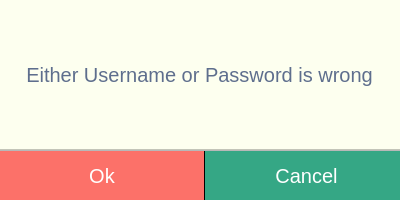
<?xml version="1.0" encoding="UTF-8"?>
<ui version="4.0">
 <class>Dialog</class>
 <widget class="QDialog" name="Dialog">
  <property name="geometry">
   <rect>
    <x>0</x>
    <y>0</y>
    <width>400</width>
    <height>200</height>
   </rect>
  </property>
  <property name="minimumSize">
   <size>
    <width>0</width>
    <height>0</height>
   </size>
  </property>
  <property name="windowTitle">
   <string>Dialog</string>
  </property>
  <property name="styleSheet">
   <string notr="true"/>
  </property>
  <widget class="QFrame" name="btn_frame">
   <property name="geometry">
    <rect>
     <x>-1</x>
     <y>150</y>
     <width>411</width>
     <height>51</height>
    </rect>
   </property>
   <property name="styleSheet">
    <string notr="true">QPushButton{
border-radius:none;
border-right:1px solid;
color:white;
font-size:20px;
font-family:&quot;Open-Sans&quot;,sans-serif;
}
</string>
   </property>
   <property name="frameShape">
    <enum>QFrame::StyledPanel</enum>
   </property>
   <property name="frameShadow">
    <enum>QFrame::Raised</enum>
   </property>
   <layout class="QHBoxLayout" name="horizontalLayout">
    <property name="spacing">
     <number>0</number>
    </property>
    <property name="leftMargin">
     <number>0</number>
    </property>
    <property name="topMargin">
     <number>0</number>
    </property>
    <property name="rightMargin">
     <number>0</number>
    </property>
    <property name="bottomMargin">
     <number>0</number>
    </property>
    <item>
     <widget class="QPushButton" name="OkBtn">
      <property name="maximumSize">
       <size>
        <width>16777215</width>
        <height>51</height>
       </size>
      </property>
      <property name="styleSheet">
       <string notr="true">#OkBtn{background: #fc7169;
}
#OkBtn:hover{
background-color: #fc8982;
}</string>
      </property>
      <property name="text">
       <string>Ok</string>
      </property>
     </widget>
    </item>
    <item>
     <widget class="QPushButton" name="CancelBtn">
      <property name="maximumSize">
       <size>
        <width>16777215</width>
        <height>51</height>
       </size>
      </property>
      <property name="styleSheet">
       <string notr="true">#CancelBtn{
background-color: #35a785;
}
#CancelBtn:hover{
	
	background-color: rgb(63, 199, 158);
}</string>
      </property>
      <property name="text">
       <string>Cancel</string>
      </property>
     </widget>
    </item>
   </layout>
  </widget>
  <widget class="QFrame" name="msg_frame">
   <property name="geometry">
    <rect>
     <x>-1</x>
     <y>-1</y>
     <width>411</width>
     <height>151</height>
    </rect>
   </property>
   <property name="styleSheet">
    <string notr="true">background-color: rgb(253, 255, 239);
</string>
   </property>
   <property name="frameShape">
    <enum>QFrame::StyledPanel</enum>
   </property>
   <property name="frameShadow">
    <enum>QFrame::Raised</enum>
   </property>
   <widget class="QLabel" name="Err_msg">
    <property name="geometry">
     <rect>
      <x>10</x>
      <y>20</y>
      <width>381</width>
      <height>111</height>
     </rect>
    </property>
    <property name="styleSheet">
     <string notr="true">font-size:20px;
color:#5e6e8d;</string>
    </property>
    <property name="text">
     <string>Either Username or Password is wrong</string>
    </property>
    <property name="alignment">
     <set>Qt::AlignCenter</set>
    </property>
   </widget>
  </widget>
 </widget>
 <resources/>
 <connections/>
</ui>
